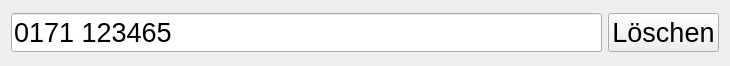
<?xml version="1.0" encoding="UTF-8"?>
<ui version="4.0">
 <class>AlteAbfuellung</class>
 <widget class="QWidget" name="AlteAbfuellung">
  <property name="geometry">
   <rect>
    <x>0</x>
    <y>0</y>
    <width>730</width>
    <height>66</height>
   </rect>
  </property>
  <property name="sizePolicy">
   <sizepolicy hsizetype="MinimumExpanding" vsizetype="Minimum">
    <horstretch>0</horstretch>
    <verstretch>0</verstretch>
   </sizepolicy>
  </property>
  <property name="windowTitle">
   <string>Form</string>
  </property>
  <layout class="QHBoxLayout" name="horizontalLayout">
   <item>
    <widget class="QLineEdit" name="lineEdit">
     <property name="font">
      <font>
       <pointsize>20</pointsize>
      </font>
     </property>
     <property name="text">
      <string>0171 123465</string>
     </property>
     <property name="echoMode">
      <enum>QLineEdit::Normal</enum>
     </property>
    </widget>
   </item>
   <item>
    <widget class="QPushButton" name="pushButton">
     <property name="font">
      <font>
       <pointsize>20</pointsize>
      </font>
     </property>
     <property name="text">
      <string>Löschen</string>
     </property>
     <property name="icon">
      <iconset>
       <normaloff>../icons/cancel.png</normaloff>../icons/cancel.png</iconset>
     </property>
    </widget>
   </item>
  </layout>
 </widget>
 <resources/>
 <connections/>
</ui>
